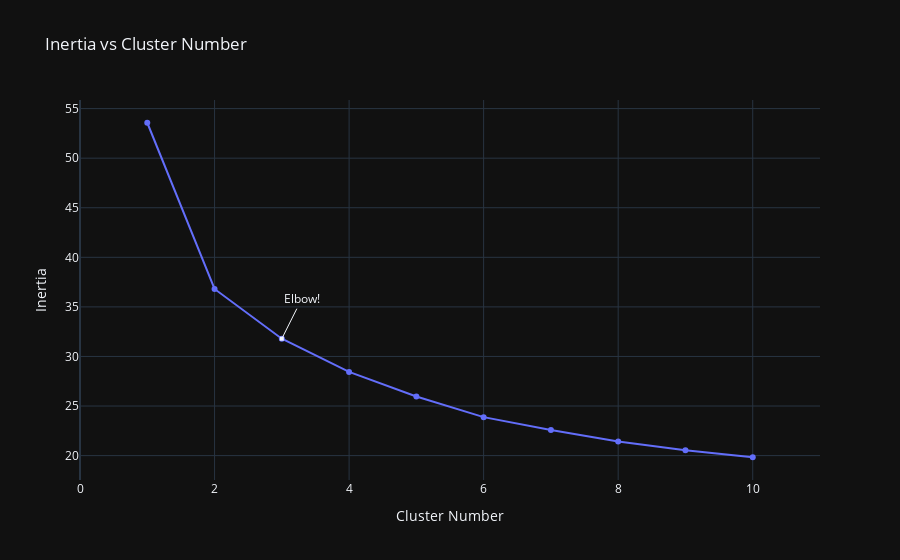

The code cell stored with this chart in its notebook:
### Code cell
fig = go.Figure(data=go.Scatter(x=np.arange(1,11),y=inertia))
fig.update_layout(title="Inertia vs Cluster Number",xaxis=dict(range=[0,11],title="Cluster Number"),
                  yaxis={'title':'Inertia'},
                 annotations=[
        dict(
            x=3,
            y=inertia[2],
            xref="x",
            yref="y",
            text="Elbow!",
            showarrow=True,
            arrowhead=7,
            ax=20,
            ay=-40
        )
    ])

### Figure 1 — Plotly figure (JSON) as saved in the notebook; plotly's stock layout.template omitted (floating-point values rounded to 4 significant figures)
{"data": [{"x": [1, 2, 3, 4, 5, 6, 7, 8, 9, 10], "y": [53.57, 36.81, 31.79, 28.44, 25.96, 23.88, 22.58, 21.41, 20.54, 19.83], "type": "scatter"}], "layout": {"xaxis": {"range": [0, 11], "title": {"text": "Cluster Number"}}, "title": {"text": "Inertia vs Cluster Number"}, "yaxis": {"title": {"text": "Inertia"}}, "annotations": [{"arrowhead": 7, "ax": 20, "ay": -40, "showarrow": true, "text": "Elbow!", "x": 3, "xref": "x", "y": 31.79, "yref": "y"}]}}
